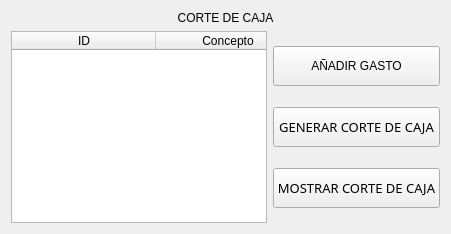
                  <widget class="QWidget" name="page_corte_de_caja">
                   <layout class="QVBoxLayout" name="verticalLayout_23">
                    <item>
                     <widget class="QLabel" name="lbl_titulo_corte_de_caja">
                      <property name="text">
                       <string>CORTE DE CAJA</string>
                      </property>
                      <property name="alignment">
                       <set>Qt::AlignCenter</set>
                      </property>
                     </widget>
                    </item>
                    <item>
                     <layout class="QHBoxLayout" name="horizontalLayout_18">
                      <item>
                       <widget class="QTableWidget" name="tabla_gastos">
                        <property name="frameShape">
                         <enum>QFrame::StyledPanel</enum>
                        </property>
                        <property name="frameShadow">
                         <enum>QFrame::Sunken</enum>
                        </property>
                        <property name="horizontalScrollBarPolicy">
                         <enum>Qt::ScrollBarAlwaysOff</enum>
                        </property>
                        <property name="editTriggers">
                         <set>QAbstractItemView::NoEditTriggers</set>
                        </property>
                        <property name="dragDropOverwriteMode">
                         <bool>false</bool>
                        </property>
                        <property name="alternatingRowColors">
                         <bool>false</bool>
                        </property>
                        <property name="selectionMode">
                         <enum>QAbstractItemView::ExtendedSelection</enum>
                        </property>
                        <property name="showGrid">
                         <bool>true</bool>
                        </property>
                        <property name="sortingEnabled">
                         <bool>false</bool>
                        </property>
                        <property name="cornerButtonEnabled">
                         <bool>true</bool>
                        </property>
                        <attribute name="horizontalHeaderDefaultSectionSize">
                         <number>144</number>
                        </attribute>
                        <attribute name="verticalHeaderVisible">
                         <bool>false</bool>
                        </attribute>
                        <column>
                         <property name="text">
                          <string>ID</string>
                         </property>
                        </column>
                        <column>
                         <property name="text">
                          <string>Concepto</string>
                         </property>
                        </column>
                        <column>
                         <property name="text">
                          <string>Monto</string>
                         </property>
                        </column>
                        <column>
                         <property name="text">
                          <string>Fecha</string>
                         </property>
                        </column>
                       </widget>
                      </item>
                      <item>
                       <layout class="QVBoxLayout" name="verticalLayout_15">
                        <item>
                         <widget class="QPushButton" name="btn_anadir_gasto">
                          <property name="minimumSize">
                           <size>
                            <width>120</width>
                            <height>40</height>
                           </size>
                          </property>
                          <property name="cursor">
                           <cursorShape>PointingHandCursor</cursorShape>
                          </property>
                          <property name="text">
                           <string>AÑADIR GASTO</string>
                          </property>
                         </widget>
                        </item>
                        <item>
                         <widget class="QPushButton" name="btn_generar_corte">
                          <property name="minimumSize">
                           <size>
                            <width>120</width>
                            <height>40</height>
                           </size>
                          </property>
                          <property name="font">
                           <font>
                            <family>Arial Black</family>
                            <pointsize>10</pointsize>
                            <italic>false</italic>
                            <bold>false</bold>
                           </font>
                          </property>
                          <property name="cursor">
                           <cursorShape>PointingHandCursor</cursorShape>
                          </property>
                          <property name="text">
                           <string>GENERAR CORTE DE CAJA</string>
                          </property>
                         </widget>
                        </item>
                        <item>
                         <widget class="QPushButton" name="btn_mostrar_corte">
                          <property name="minimumSize">
                           <size>
                            <width>120</width>
                            <height>40</height>
                           </size>
                          </property>
                          <property name="font">
                           <font>
                            <family>Arial Black</family>
                            <pointsize>10</pointsize>
                            <italic>false</italic>
                            <bold>false</bold>
                           </font>
                          </property>
                          <property name="cursor">
                           <cursorShape>PointingHandCursor</cursorShape>
                          </property>
                          <property name="text">
                           <string>MOSTRAR CORTE DE CAJA</string>
                          </property>
                         </widget>
                        </item>
                       </layout>
                      </item>
                     </layout>
                    </item>
                   </layout>
                  </widget>
